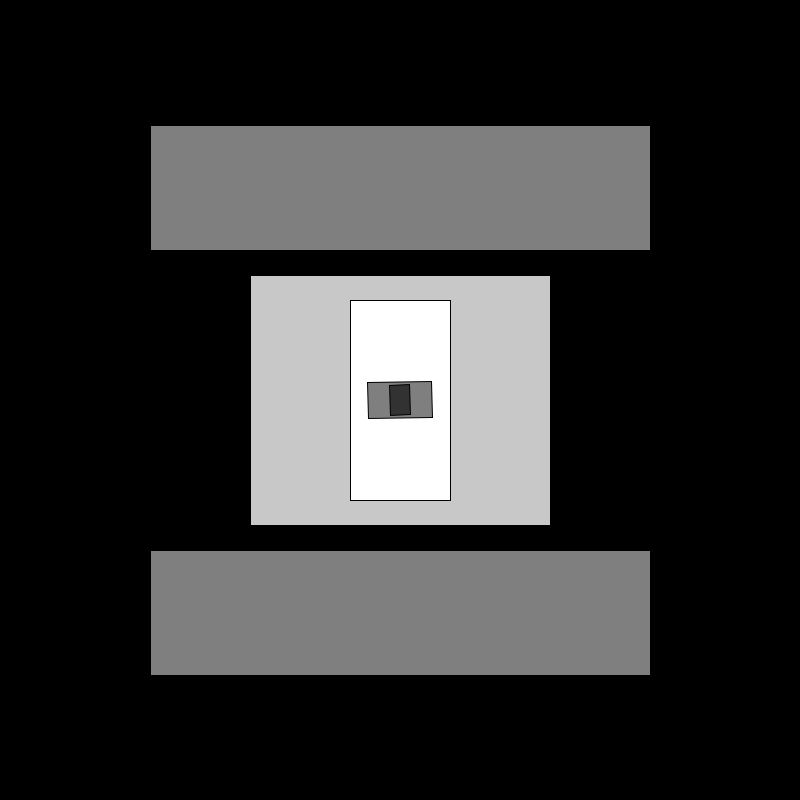
Frame 1 (no input)
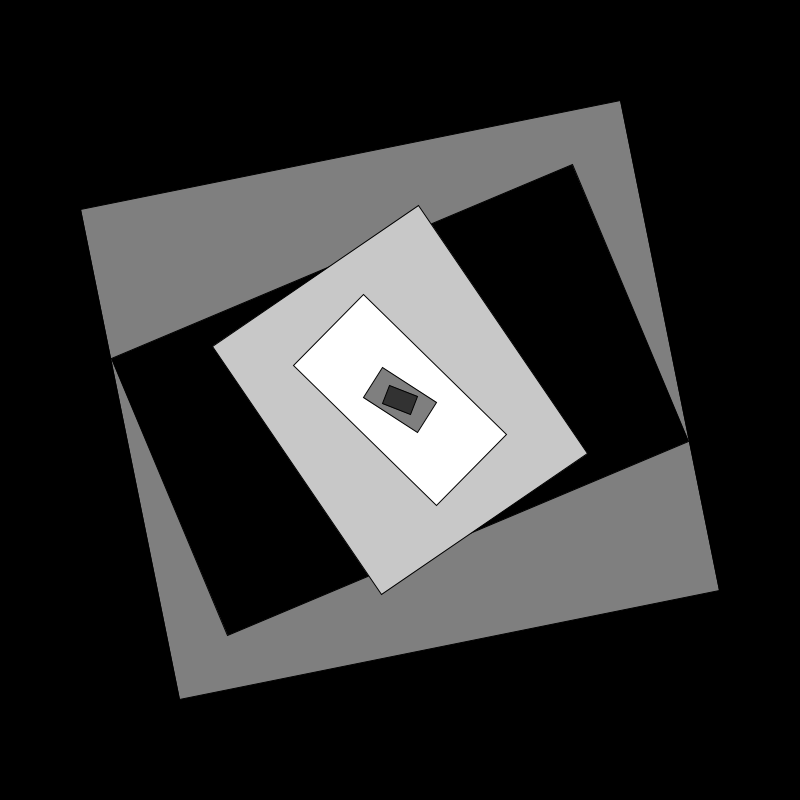
Frame 60 (the mouse pressed at the canvas centre just before this capture)
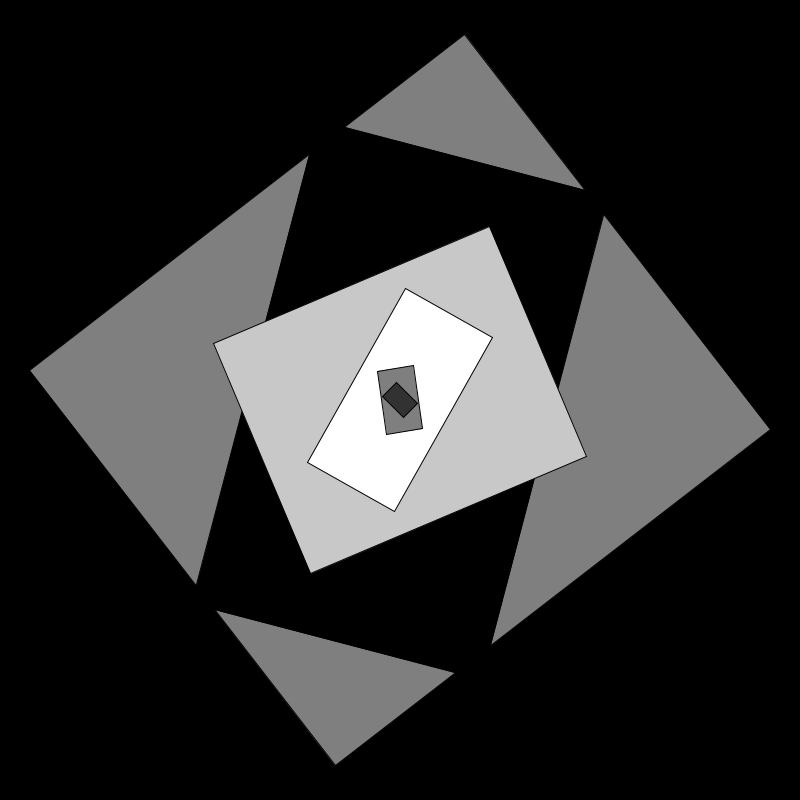
Frame 120 (the mouse held since frame 60 and released just before this capture)

The Processing sketch that drew these frames (run headless with seeded random() and noise(); from frame 60 on, the mouse is pressed at the canvas centre):

// Processing sketch: sketch_30
// ── sketch_30.pde
//SKETCH #3
//Trigonometry Review


//Radians --> angle unit of measure
//whole circle is 2 PI



//global variables

float a = 0.0;
float aVelocity = 0.0;
float aAcceleration = 0.001;




void setup() {
  size(800, 800);
}

void draw(){
  background(0);
  
  aAcceleration = map(mouseX, 0, width, -0.001, 0.001);
  noCursor();  
  
  a += aVelocity;
  aVelocity += aAcceleration;
  
  rectMode(CENTER);
  stroke(0);
  fill(127);
  translate(width/2, height/2);
  rotate(a);
  fill(127);
  rect(0, 0, 500, 550);
  rotate(a);
  fill(0);
  rect(0, 0, 500, 300);
  rotate(a);
  fill(200);
  rect(0, 0, 300, 250);
  rotate(a);
  fill(255);
  rect(0, 0, 100, 200);
  rotate(a - random(0.01));
  fill(127);
  rect(0, 0, 64, 36);
  rotate(a - random(0.0001));
  fill(50);
  rect(0, 0, 20, 30);
  
  
}
  
